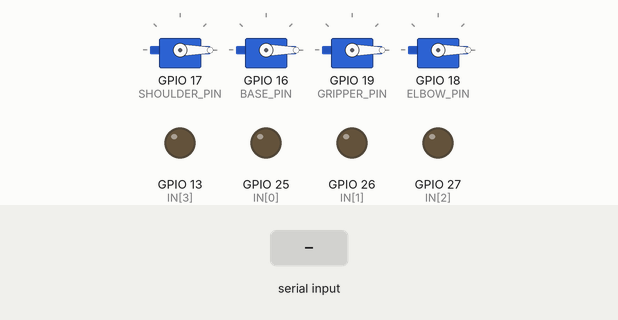
A sketch run on a simulated ESP32. On the bench: 4 × servo, output pins drawn as LEDs (lit = HIGH). The inputs (shaded band) are chosen by the test bench. Nothing arrives over Bluetooth unless stated; what the sketch prints to the serial monitor is not drawn.

Above: at 1.2 s.
1.3 s: "R" received over the second serial link
At 2.4 s:
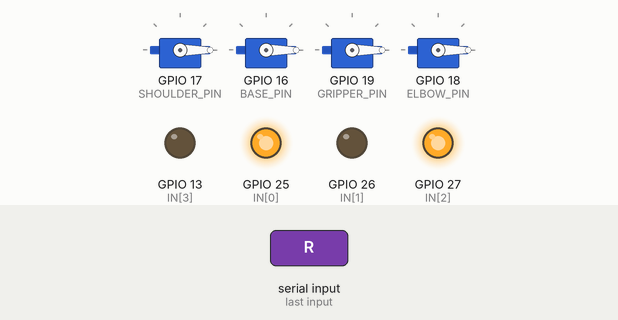
2.8 s: "Q" received over the second serial link
At 3.5 s:
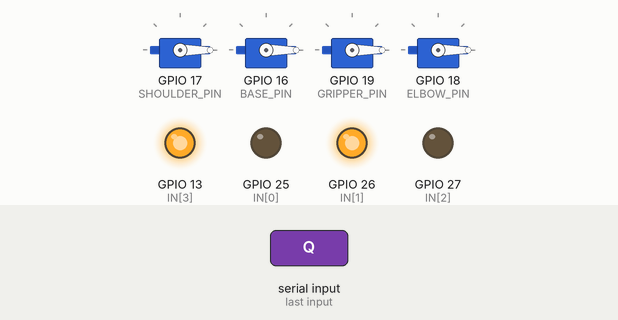
4.3 s: "O" received over the second serial link
At 4.6 s:
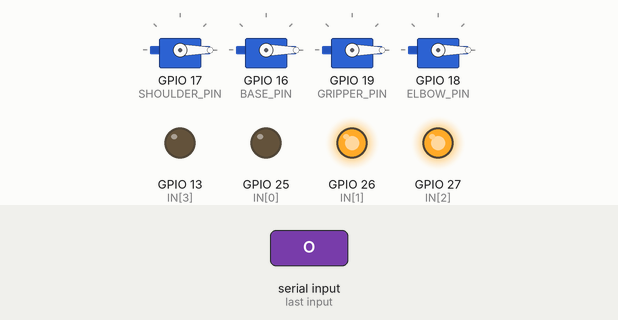
5.8 s: "P" received over the second serial link
At 7.0 s:
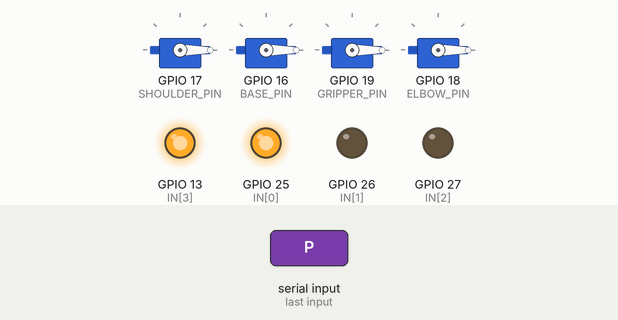
7.3 s: "S" received over the second serial link
At 8.2 s:
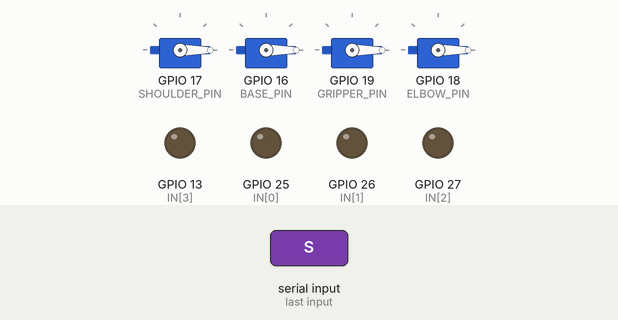
Timing chart, 0 to 9.8 s (numbered marks = the images above; inputs shaded):
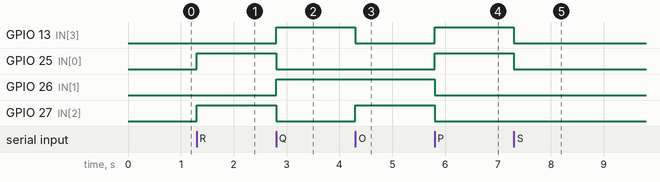

The sketch:

robotic_arm.ino
```cpp
#include <ESP32Servo.h>
#include "BluetoothSerial.h"

#if !defined(CONFIG_BT_ENABLED) || !defined(CONFIG_BLUEDROID_ENABLED)
#error Bluetooth is not enabled! Please run `make menuconfig` to and enable it
#endif

BluetoothSerial SerialBT;

// ===== PIN DEFINITIONS (UPDATED) =====
#define BASE_PIN      16
#define SHOULDER_PIN  17
#define ELBOW_PIN     18
#define GRIPPER_PIN   19

// create four servo objects
Servo shoulder;
Servo base;
Servo gripper;
Servo elbow;

// SG90 servo pulse width
int minUs = 1000;
int maxUs = 2000;

// Servo limits
int elbow_min = 0;
int elbow_max = 180;
int elbow_pos = 0;

int gripper_min = 0;
int gripper_max = 180;
int gripper_pos = 0;

int shoulder_min = 0;
int shoulder_max = 180;
int shoulder_pos = 0;

int base_min = 0;
int base_max = 180;
int base_pos = 0;

// Rover motor pins
int IN[] = {25, 26, 27, 13};

ESP32PWM pwm;

void setup()
{
  ESP32PWM::allocateTimer(0);
  ESP32PWM::allocateTimer(1);
  ESP32PWM::allocateTimer(2);
  ESP32PWM::allocateTimer(3);

  Serial.begin(115200);

  shoulder.setPeriodHertz(50);
  base.setPeriodHertz(50);
  gripper.setPeriodHertz(50);
  elbow.setPeriodHertz(50);

  SerialBT.begin("Arm Robot");
  Serial.println("Bluetooth Started - Pair with Arm Robot");

  // Attach Servos
  shoulder.attach(SHOULDER_PIN, minUs, maxUs);
  base.attach(BASE_PIN, minUs, maxUs);
  gripper.attach(GRIPPER_PIN, minUs, maxUs);
  elbow.attach(ELBOW_PIN, minUs, maxUs);

  // Rover motor setup
  for(int i=0;i<4;i++){
    pinMode(IN[i], OUTPUT);
    digitalWrite(IN[i], LOW);
  }
}

void loop()
{
  if (SerialBT.available())
  {
    char rx = SerialBT.read();

    if (rx == 'S') rover_control("0000");
    else if (rx == 'R') rover_control("1000");
    else if (rx == 'Q') rover_control("0100");
    else if (rx == 'O') rover_control("0010");
    else if (rx == 'P') rover_control("0001");

    else if (rx == 'C') elbow_pos++;
    else if (rx == 'D') elbow_pos--;

    else if (rx == 'F') shoulder_pos++;
    else if (rx == 'E') shoulder_pos--;

    else if (rx == 'G') gripper_pos++;
    else if (rx == 'H') gripper_pos--;

    else if (rx == 'B') base_pos++;
    else if (rx == 'A') base_pos--;
  }

  // Limit checking
  elbow_pos = constrain(elbow_pos, elbow_min, elbow_max);
  shoulder_pos = constrain(shoulder_pos, shoulder_min, shoulder_max);
  gripper_pos = constrain(gripper_pos, gripper_min, gripper_max);
  base_pos = constrain(base_pos, base_min, base_max);

  // Write servo positions
  elbow.write(elbow_pos);
  shoulder.write(shoulder_pos);
  base.write(base_pos);
  gripper.write(gripper_pos);
}

void rover_control(String buttonstat)
{
  if (buttonstat[0] == '1')
  {
    digitalWrite(IN[0], HIGH);
    digitalWrite(IN[1], LOW);
    digitalWrite(IN[2], HIGH);
    digitalWrite(IN[3], LOW);
  }
  else if (buttonstat[1] == '1')
  {
    digitalWrite(IN[0], LOW);
    digitalWrite(IN[1], HIGH);
    digitalWrite(IN[2], LOW);
    digitalWrite(IN[3], HIGH);
  }
  else if (buttonstat[2] == '1')
  {
    digitalWrite(IN[0], LOW);
    digitalWrite(IN[1], HIGH);
    digitalWrite(IN[2], HIGH);
    digitalWrite(IN[3], LOW);
  }
  else if (buttonstat[3] == '1')
  {
    digitalWrite(IN[0], HIGH);
    digitalWrite(IN[1], LOW);
    digitalWrite(IN[2], LOW);
    digitalWrite(IN[3], HIGH);
  }
  else
  {
    digitalWrite(IN[0], LOW);
    digitalWrite(IN[1], LOW);
    digitalWrite(IN[2], LOW);
    digitalWrite(IN[3], LOW);
  }
}
```

Measured:
- after the input at 1.3 s, GPIO 25 (IN[0]), GPIO 27 (IN[2]): LOW → HIGH at once
- after the input at 2.8 s, GPIO 13 (IN[3]), GPIO 26 (IN[1]): LOW → HIGH at once; GPIO 25 (IN[0]), GPIO 27 (IN[2]): HIGH → LOW at once
- after the input at 4.3 s, GPIO 13 (IN[3]): HIGH → LOW at once; GPIO 27 (IN[2]): LOW → HIGH at once
- after the input at 5.8 s, GPIO 13 (IN[3]), GPIO 25 (IN[0]): LOW → HIGH at once; GPIO 26 (IN[1]), GPIO 27 (IN[2]): HIGH → LOW at once
- after the input at 7.3 s, GPIO 13 (IN[3]), GPIO 25 (IN[0]): HIGH → LOW at once
